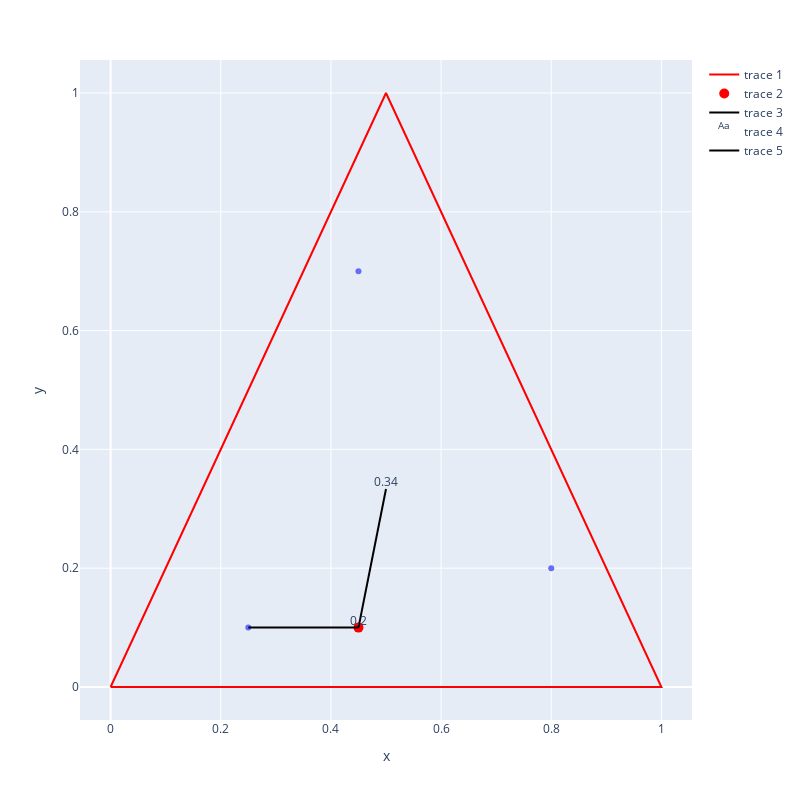

The code cell stored with this chart in its notebook:
### Code cell
# plot lines from cart point to equidistant point and reference points
fig.add_trace(go.Scatter(x=[equidistant_point[0], cartesian_point[0]], y=[equidistant_point[1], cartesian_point[1]], mode='lines', line=dict(color='black', width=2)))

#label each line with distance
fig.add_trace(go.Scatter(x=[equidistant_point[0], cartesian_point[0]], y=[equidistant_point[1], cartesian_point[1]], mode='text', text=[round(max_distance,2), round(cart_distance, 2)], textposition='top center'))

fig.add_trace(go.Scatter(x=[cartesian_point[0], reference_points[closest_reference_point][0]], y=[cartesian_point[1], reference_points[closest_reference_point][1]], mode='lines', line=dict(color='black', width=2)))

### Figure 1 — Plotly figure (JSON) as saved in the notebook; plotly's stock layout.template omitted (floating-point values rounded to 4 significant figures)
{"data": [{"hovertemplate": "x=%{x}<br>y=%{y}<extra></extra>", "legendgroup": "", "marker": {"color": "#636efa", "symbol": "circle"}, "mode": "markers", "name": "", "orientation": "v", "showlegend": false, "type": "scatter", "x": [0.25, 0.8, 0.45], "xaxis": "x", "y": [0.1, 0.2, 0.7], "yaxis": "y"}, {"line": {"color": "red", "width": 2}, "mode": "lines+text", "text": ["", "", "", ""], "type": "scatter", "x": [0, 1, 0.5, 0], "y": [0, 0, 1, 0]}, {"marker": {"color": "red", "size": 10}, "mode": "markers", "type": "scatter", "x": [0.45], "y": [0.1]}, {"line": {"color": "black", "width": 2}, "mode": "lines", "type": "scatter", "x": [0.5, 0.45], "y": [0.3333, 0.1]}, {"mode": "text", "text": ["0.34", "0.2"], "textposition": "top center", "type": "scatter", "x": [0.5, 0.45], "y": [0.3333, 0.1]}, {"line": {"color": "black", "width": 2}, "mode": "lines", "type": "scatter", "x": [0.45, 0.25], "y": [0.1, 0.1]}], "layout": {"height": 800, "legend": {"tracegroupgap": 0}, "margin": {"t": 60}, "width": 800, "xaxis": {"anchor": "y", "domain": [0, 1], "title": {"text": "x"}}, "yaxis": {"anchor": "x", "domain": [0, 1], "title": {"text": "y"}}}}
